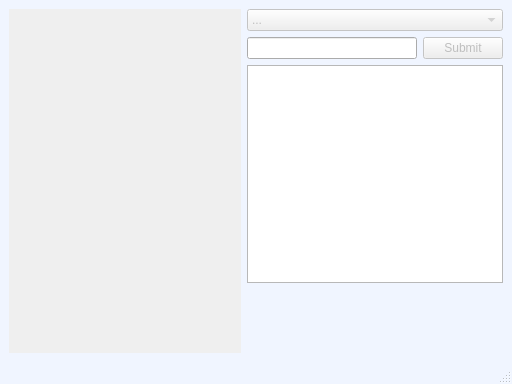
<?xml version="1.0" encoding="UTF-8"?>
<ui version="4.0">
 <class>EditorWindow</class>
 <widget class="QMainWindow" name="EditorWindow">
  <property name="geometry">
   <rect>
    <x>0</x>
    <y>0</y>
    <width>512</width>
    <height>384</height>
   </rect>
  </property>
  <property name="windowTitle">
   <string>newFSM</string>
  </property>
  <property name="styleSheet">
   <string notr="true">QMainWindow{
background-color: #F0F5FF
}

QLabel{
color: navy;
font:14px &quot;Nimbus Mono PS&quot;;
}

QPushButton{
font:14px &quot;Nimbus Mono PS&quot;;
}

QScrollArea::corner {
    background: transparent;
}

QScrollBar::vertical
    {
        background-color:  lightgray;
        width: 15px;
        margin: 15px 3px 15px 3px;
		 border:0px;
    }
QScrollBar::horizontal
    {
        background-color:  lightgray;
        height: 15px;
        margin: 3px 15px 3px 15px;
		 border:0px;
    }

QScrollBar::handle
    {
        background-color: navy;
        min-height: 5px;
    }

QScrollBar::sub-line:vertical
    {
        margin: 0px 0px 3px 0px;
		 border-image: url(:/arrows/img/up.svg);
		 border-width:0px;
		 background-color:transparent;
	    height: 10px;
        width: 9px;
        subcontrol-position: top;
        subcontrol-origin: margin;
    }
QScrollBar::add-line:vertical
    {
        margin: 3px 0px 0px 0px;
		 border-image: url(:/arrows/img/down.svg);
		 border-width:0px;
		 background-color:transparent;
        height: 10px;
        width: 9px;
        subcontrol-position: bottom;
        subcontrol-origin: margin;
    }


QScrollBar::sub-line:horizontal
    {
        margin: 0px 3px 0px 0px;
		 border-image: url(:/arrows/img/left.svg);
		 border-width:0px;
		 background-color:transparent;
	    height: 9px;
        width: 10px;
        subcontrol-position: left;
        subcontrol-origin: margin;
    }
QScrollBar::add-line:horizontal
    {
        margin: 0px 0px 0px 3px;
		 border-image: url(:/arrows/img/right.svg);
		 border-width:0px;
		 background-color:transparent;
        height: 9px;
        width: 10px;
        subcontrol-position: right;
        subcontrol-origin: margin;
    }


QTextEdit, QListView {
    background-attachment: scroll;
}
</string>
  </property>
  <widget class="QWidget" name="centralwidget">
   <layout class="QVBoxLayout" name="verticalLayout" stretch="0">
    <item>
     <layout class="QHBoxLayout" name="workAreaLayout" stretch="7,0">
      <item>
       <widget class="QScrollArea" name="workAreaScroll">
        <property name="frameShape">
         <enum>QFrame::NoFrame</enum>
        </property>
        <property name="frameShadow">
         <enum>QFrame::Plain</enum>
        </property>
        <property name="lineWidth">
         <number>0</number>
        </property>
        <property name="widgetResizable">
         <bool>true</bool>
        </property>
        <widget class="QWidget" name="workAreaScrollContents">
         <property name="geometry">
          <rect>
           <x>0</x>
           <y>0</y>
           <width>228</width>
           <height>318</height>
          </rect>
         </property>
         <layout class="QGridLayout" name="gridLayout"/>
        </widget>
       </widget>
      </item>
      <item>
       <layout class="QVBoxLayout" name="interpretationLayout">
        <item>
         <widget class="QComboBox" name="inputSelect">
          <property name="enabled">
           <bool>false</bool>
          </property>
          <item>
           <property name="text">
            <string>...</string>
           </property>
          </item>
         </widget>
        </item>
        <item>
         <layout class="QHBoxLayout" name="horizontalLayout">
          <item>
           <widget class="QLineEdit" name="inputField">
            <property name="minimumSize">
             <size>
              <width>150</width>
              <height>0</height>
             </size>
            </property>
           </widget>
          </item>
          <item>
           <widget class="QPushButton" name="submitBtn">
            <property name="enabled">
             <bool>false</bool>
            </property>
            <property name="text">
             <string>Submit</string>
            </property>
           </widget>
          </item>
         </layout>
        </item>
        <item>
         <widget class="QPlainTextEdit" name="outputField">
          <property name="readOnly">
           <bool>true</bool>
          </property>
         </widget>
        </item>
        <item>
         <layout class="QHBoxLayout" name="buttons">
          <item>
           <spacer name="horizontalSpacer_2">
            <property name="orientation">
             <enum>Qt::Horizontal</enum>
            </property>
            <property name="sizeHint" stdset="0">
             <size>
              <width>40</width>
              <height>20</height>
             </size>
            </property>
           </spacer>
          </item>
          <item>
           <widget class="QPushButton" name="startBtn">
            <property name="enabled">
             <bool>false</bool>
            </property>
            <property name="sizePolicy">
             <sizepolicy hsizetype="Preferred" vsizetype="Fixed">
              <horstretch>0</horstretch>
              <verstretch>0</verstretch>
             </sizepolicy>
            </property>
            <property name="styleSheet">
             <string notr="true">  QPushButton {
	border-image: url(:/buttons/img/buttons/play.png);
    border: none;
    background-repeat: no-repeat;
    background-position: center;
    padding: 0px;
    background-color: transparent;
    min-width: 64px; 
    min-height: 64px; 
    max-width: 128px;
    max-height: 128px;
}
QPushButton:hover {
	border-image: url(:/buttons/img/buttons/play_hover.png);
}
QPushButton:pressed {
	border-image: url(:/buttons/img/buttons/play_press.png);
}
QPushButton:disabled{
	border-image: url(:/buttons/img/buttons/play_disabled.png);
}</string>
            </property>
            <property name="text">
             <string notr="true"/>
            </property>
           </widget>
          </item>
          <item alignment="Qt::AlignHCenter">
           <widget class="QPushButton" name="stopBtn">
            <property name="enabled">
             <bool>false</bool>
            </property>
            <property name="styleSheet">
             <string notr="true">  QPushButton{
	border-image: url(:/buttons/img/buttons/stop.png);
    border: none;
    background-repeat: no-repeat;
    background-position: center;
    padding: 0px;
    background-color: transparent;
    min-width: 64px; 
    min-height: 64px; 
    max-width: 128px;
    max-height: 128px;
}

QPushButton:hover {
	border-image: url(:/buttons/img/buttons/stop_hover.png);
}
QPushButton:pressed {
	border-image: url(:/buttons/img/buttons/stop_press.png);
}
QPushButton:disabled {
	border-image: url(:/buttons/img/buttons/stop_disabled.png);
}</string>
            </property>
            <property name="text">
             <string/>
            </property>
           </widget>
          </item>
          <item>
           <spacer name="horizontalSpacer_3">
            <property name="orientation">
             <enum>Qt::Horizontal</enum>
            </property>
            <property name="sizeHint" stdset="0">
             <size>
              <width>40</width>
              <height>20</height>
             </size>
            </property>
           </spacer>
          </item>
         </layout>
        </item>
       </layout>
      </item>
     </layout>
    </item>
   </layout>
  </widget>
  <widget class="QMenuBar" name="menubar">
   <property name="geometry">
    <rect>
     <x>0</x>
     <y>0</y>
     <width>512</width>
     <height>23</height>
    </rect>
   </property>
  </widget>
  <widget class="QStatusBar" name="statusbar"/>
 </widget>
 <resources/>
 <connections/>
</ui>
